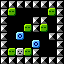

Rendered tile map (Tiled .tmx) drawn with the repository's tilesets; below, a short description and the full map source, tile grids included:
An orthogonal 8x8 tile map with 8x8 px tiles, 1 tile layer (base).

<map version="1.5" tiledversion="1.7.0" orientation="orthogonal" renderorder="right-down" width="8" height="8" tilewidth="8" tileheight="8" infinite="0" nextlayerid="2" nextobjectid="1">
 <tileset firstgid="1" source="../../dev/editor_tiles.tsx" />
 <layer id="1" name="base" width="8" height="8">
  <data encoding="csv">
1,1,1,1,1,1,1,1,
1,3,0,0,0,0,3,1,
1,0,0,0,1,1,0,1,
1,0,0,3,1,3,0,1,
1,0,5,0,0,0,1,1,
1,0,0,0,5,0,0,1,
1,3,2,3,1,0,0,1,
1,1,1,1,1,1,1,1
</data>
 </layer>
</map>
